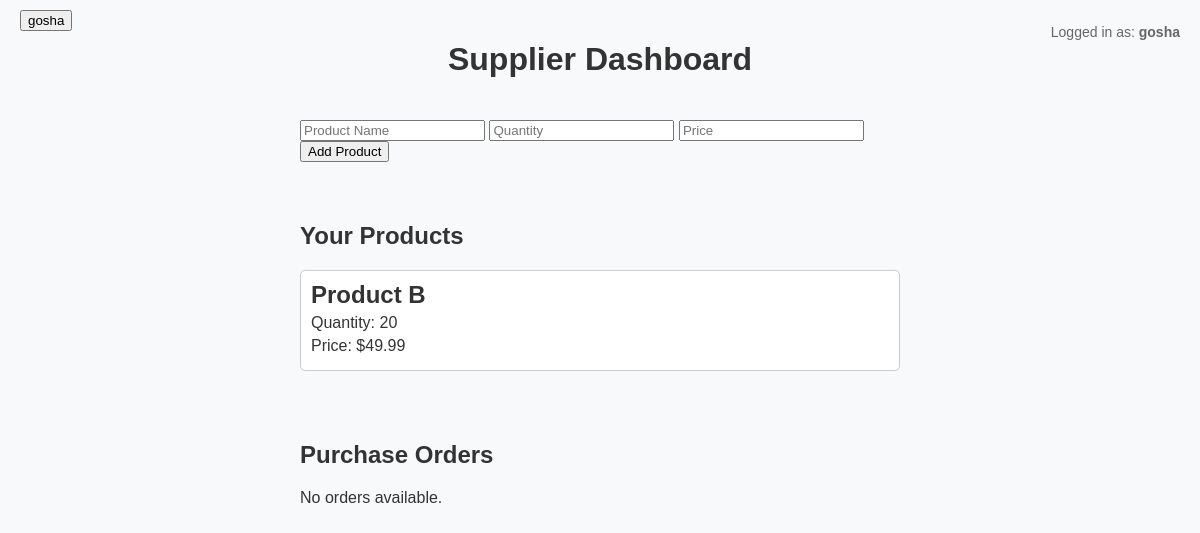
Before: /supplier (signed in) with the older database file.
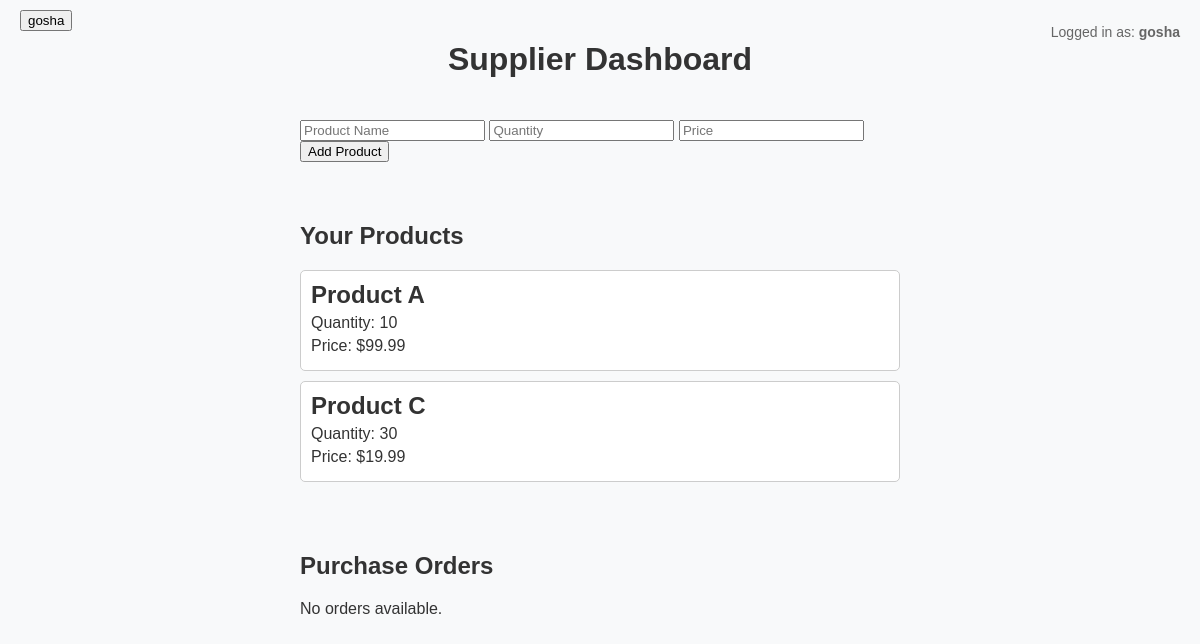
After: the same page with the newer database file.
### tables this page shows
CREATE TABLE users (
    id INTEGER PRIMARY KEY AUTOINCREMENT,
    username TEXT NOT NULL UNIQUE,
    password TEXT NOT NULL,
    role TEXT NOT NULL,
    LegalName TEXT,
    INN TEXT,
    KPP TEXT,
    OGRN TEXT,
    LegalAddress TEXT,
    Contact TEXT
);

CREATE TABLE cards (
    id INTEGER PRIMARY KEY AUTOINCREMENT,
    name TEXT NOT NULL,
    quantity INTEGER NOT NULL,
    price REAL NOT NULL,
    supplier_id INTEGER NOT NULL,
    FOREIGN KEY (supplier_id) REFERENCES users(id)
);

### app.py (the view, shortened to what this page needs)
@app.route('/supplier', methods=['GET', 'POST'])
def supplier_page():
    username = request.cookies.get('username')
    if not username:
        return redirect(url_for('login'))
    user = check_user(username, request.cookies.get('password'))
    if not user or user['role'] != 'supplier':
        return redirect(url_for('login'))
    cards = get_cards_by_supplier(user['id'])
    orders = get_orders_by_supplier(user['id'])
    return render_template('mainSupply.html', cards=cards, orders=orders, username=username)

### app.py (called while the page is built)
def check_user(username, password):
    try:
        conn = sqlite3.connect('Main.db')
        cursor = conn.cursor()
        cursor.execute('SELECT * FROM users WHERE username=? AND password=?', (username, password))
        row = cursor.fetchone()
        conn.close()
        if row:
            return {'id': row[0], 'username': row[1], 'role': row[3]}
        return None
    except Exception as e:
        print("Ошибка check_user:", e)
        return None

def get_cards_by_supplier(supplier_id):
    try:
        conn = sqlite3.connect('Main.db')
        cursor = conn.cursor()
        cursor.execute('SELECT * FROM cards WHERE supplier_id=?', (supplier_id,))
        rows = cursor.fetchall()
        conn.close()
        return [{'id': r[0], 'name': r[1], 'quantity': r[2], 'price': r[3]} for r in rows]
    except Exception as e:
        print("Ошибка get_cards_by_supplier:", e)
        return []

def get_orders_by_supplier(supplier_id):
    try:
        conn = sqlite3.connect('Main.db')
        cursor = conn.cursor()
        cursor.execute('''
            SELECT o.id, u.username, o.desired_qty, o.status, c.name
            FROM orders o
            JOIN users u ON o.buyer_id = u.id
            JOIN cards c ON o.card_id = c.id
            WHERE c.supplier_id = ?
        ''', (supplier_id,))
        rows = cursor.fetchall()
        conn.close()
        return [{'order_id': r[0], 'buyer': r[1], 'desired_qty': r[2], 'status': r[3], 'product_name': r[4]} for r in rows]
    except Exception as e:
        print("Ошибка get_orders_by_supplier:", e)
        return []

### templates/mainSupply.html (shortened to what this page needs)
<!DOCTYPE html>
<html lang="en">
<head>
</head>
<body>
    <div class="header-left">
        <form action="/supplier/account" method="GET">
            <button type="submit">{{ username }}</button>
        </form>
    </div>
    <div class="header">
        <p>Logged in as: <strong>{{ username }}</strong></p>
    </div>
    <h1>Supplier Dashboard</h1>
    <div class="form-container">
        <form method="POST">
            <input type="text" name="name" placeholder="Product Name" required>
            <input type="number" name="quantity" placeholder="Quantity" required>
            <input type="number" name="price" placeholder="Price" step="0.01" required>
            <button type="submit">Add Product</button>
        </form>
    </div>
    <div class="cards-container">
        <h2>Your Products</h2>
        {% if cards %}
            {% for card in cards %}
            <div class="card">
                <h2>{{ card.name }}</h2>
                <p>Quantity: {{ card.quantity }}</p>
                <p>Price: ${{ card.price }}</p>
            </div>
            {% endfor %}
        {% else %}
            <p>No products added yet.</p>
        {% endif %}
    </div>
    <div class="orders-container">
        <h2>Purchase Orders</h2>
        {% if orders %}
            {% for order in orders %}
            <div class="order-card">
                <h3>Order #{{ order.order_id }}</h3>
                <p><strong>Buyer:</strong> {{ order.buyer }}</p>
                <p><strong>Product:</strong> {{ order.product_name }}</p>
                <p><strong>Quantity:</strong> {{ order.desired_qty }}</p>
                <p><strong>Status:</strong> {{ order.status }}</p>
            </div>
            {% endfor %}
        {% else %}
            <p>No orders available.</p>
        {% endif %}
    </div>
</body>
</html>

### templates/mainSupply.html (style rules this page uses)
body { font-family: Arial, sans-serif; display: flex; flex-direction: column; align-items: center; margin: 0; padding: 20px; background-color: #f8f9fa; color: #333; }
.header-left { position: absolute; top: 10px; left: 20px; }
.header { position: absolute; top: 10px; right: 20px; font-size: 14px; color: #666; }
.form-container, .cards-container, .orders-container { width: 100%; max-width: 600px; margin: 20px 0; }
.card, .order-card { border: 1px solid #ccc; padding: 10px; border-radius: 5px; margin-bottom: 10px; background-color: #fff; }
.card h2, .card p, .order-card h3, .order-card p { margin: 0; margin-bottom: 5px; }

Changed rows visible on the page:
no longer on this page (row edited): cards: name "Product B", quantity "20", price "49.99"
now on this page (row edited): cards: name "Product A", quantity "10", price "99.99"
now on this page (row edited): cards: name "Product C", quantity "30", price "19.99"
